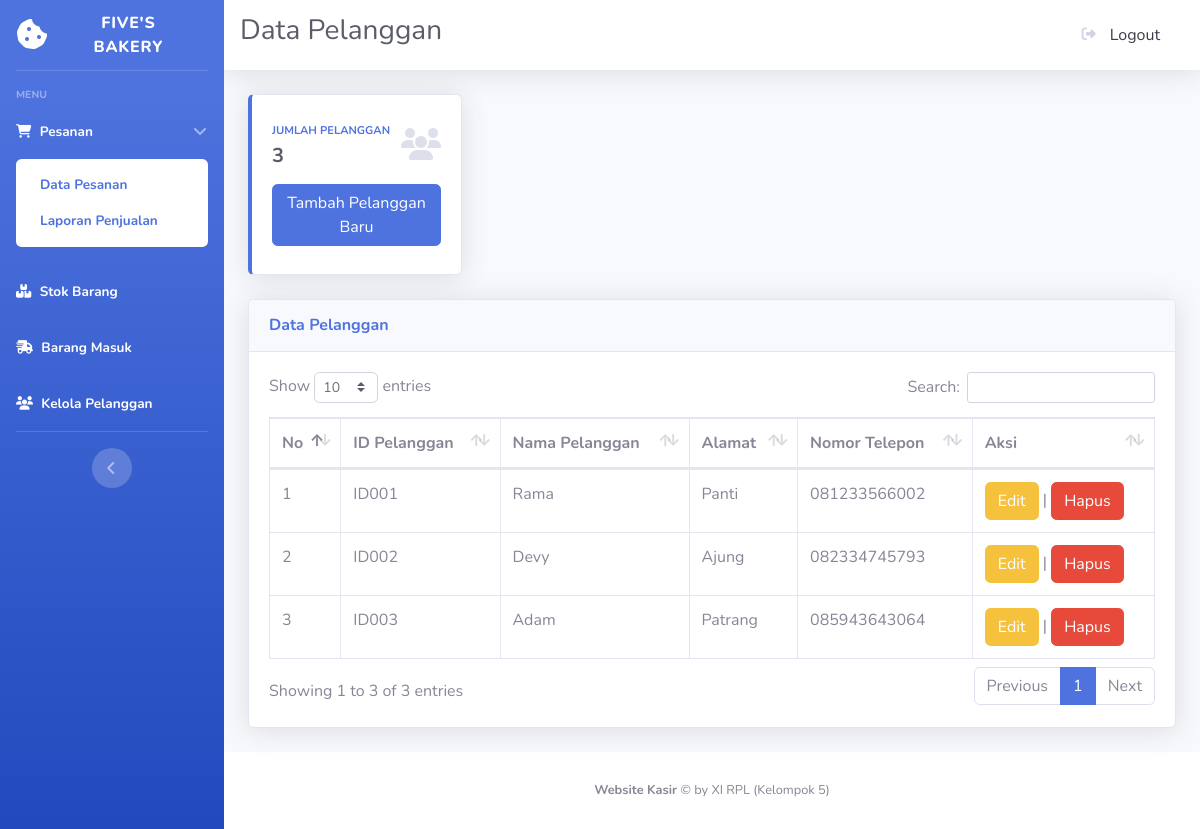
The page /pelanggan.php (signed in) on the database its author committed.
### tables this page shows
CREATE TABLE `pelanggan` (
  `idpelanggan` int(11) NOT NULL,
  `namapelanggan` varchar(255) NOT NULL,
  `alamatpelanggan` text NOT NULL,
  `notelppelanggan` varchar(15) NOT NULL
);

### pelanggan.php (the view, shortened to what this page needs)
<?php
    include "ceklogin.php";
    $hitungpelanggan1 = mysqli_query($koneksi, "SELECT * FROM pelanggan");
    $hitungpelanggan2 = mysqli_num_rows($hitungpelanggan1);
?>
<!DOCTYPE html>
<html lang="en">
<head>
    <link href="vendor/fontawesome-free/css/all.min.css" rel="stylesheet" type="text/css">
    <link rel="stylesheet" href="https://cdnjs.cloudflare.com/ajax/libs/font-awesome/6.5.2/css/all.min.css" />
    <link href="css/sb-admin-2.min.css" rel="stylesheet">
    <link href="vendor/datatables/dataTables.bootstrap4.min.css" rel="stylesheet">
</head>
<body id="page-top">
    <div id="wrapper">
        <ul class="navbar-nav bg-gradient-primary sidebar sidebar-dark accordion" id="accordionSidebar">
            <a class="sidebar-brand d-flex align-items-center justify-content-center" href="#">
                <div class="sidebar-brand-icon">
                    <i class="fa-solid fa-cookie-bite"></i>
                </div>
                <div class="sidebar-brand-text mx-3">Five's Bakery</div>
            </a>
            <hr class="sidebar-divider">
            <div class="sidebar-heading">
                Menu
            </div>
            <li class="nav-item active">
                <a class="nav-link" href="index.php" data-toggle="collapse" data-target="#collapseTwo" aria-expanded="true"
                    aria-controls="collapseTwo">
                    <i class="fa-solid fa-cart-shopping"></i>
                    <span>Pesanan</span>
                </a>
                <div id="collapseTwo" class="collapse show" aria-labelledby="headingTwo"
                    data-parent="#accordionSidebar">
                    <div class="bg-white py-2 collapse-inner rounded">
                        <a class="collapse-item active" href="index.php">Data Pesanan</a>
                        <a class="collapse-item active" href="laporan.php">Laporan Penjualan</a>
                    </div>
                </div>
            </li>
            <li class="nav-item active">
                <a class="nav-link" href="stok.php">
                    <i class="fa-solid fa-boxes-stacked"></i>
                    <span>Stok Barang</span></a>
            </li>
            <li class="nav-item active">
                <a class="nav-link" href="masuk.php">
                    <i class="fa-solid fa-truck-fast"></i>
                    <span>Barang Masuk</span></a>
            </li>
            <li class="nav-item active">
                <a class="nav-link" href="pelanggan.php">
                    <i class="fa-solid fa-users"></i>
                    <span>Kelola Pelanggan</span></a>
            </li>
            <hr class="sidebar-divider d-none d-md-block">
            <div class="text-center d-none d-md-inline">
                <button class="rounded-circle border-0" id="sidebarToggle"></button>
            </div>
        </ul>
        <div id="content-wrapper" class="d-flex flex-column">
            <div id="content">
                <nav class="navbar navbar-expand navbar-light bg-white topbar mb-4 static-top shadow">
                    <div>
                        <h1 class="h3 text-gray-800">Data Pelanggan</h1>
                    </div>
                    <ul class="navbar-nav ml-auto">
                        <a class="dropdown-item" href="#" data-toggle="modal" data-target="#logoutModal">
                            <i class="fas fa-sign-out-alt fa-sm fa-fw mr-2 text-gray-400"></i>
                            Logout
                        </a>
                    </ul>
                </nav>
                <div class="container-fluid">
                    <div class="row">
                        <div class="col-xl-3 col-md-6 mb-4">
                            <div class="card border-left-primary shadow h-100 py-2">
                                <div class="card-body">
                                    <div class="row no-gutters align-items-center">
                                        <div class="col mr-2">
                                            <div class="text-xs font-weight-bold text-primary text-uppercase mb-1">
                                                Jumlah Pelanggan</div>
                                            <div class="h5 mb-0 font-weight-bold text-gray-800">
                                                <?=$hitungpelanggan2;?></div>
                                        </div>
                                        <div class="col-auto">
                                            <i class="fa-solid fa-users fa-2x text-gray-300"></i>
                                        </div>
                                    </div>
                                    <button type="button" class="btn btn-primary mt-3" data-toggle="modal" data-target="#myModal">Tambah Pelanggan Baru
                                    </button>
                                </div>
                            </div>
                        </div>
                    </div>
                    <div class="card shadow mb-4">
                        <div class="card-header py-3">
                            <h6 class="m-0 font-weight-bold text-primary">Data Pelanggan</h6>
                        </div>
                        <div class="card-body">
                            <div class="table-responsive">
                                <table class="table table-bordered" id="dataTable" width="100%" cellspacing="0">
                                    <thead>
                                        <tr>
                                            <th>No</th>
                                            <th>ID Pelanggan</th>
                                            <th>Nama Pelanggan</th>
                                            <th>Alamat</th>
                                            <th>Nomor Telepon</th>
                                            <th>Aksi</th>
                                        </tr>
                                    </thead>
                                    <tbody>
                                        <?php
                                            $ambilpelanggan = mysqli_query($koneksi, "SELECT * FROM pelanggan");
                                            $i = 1;
                                            while($p=mysqli_fetch_array($ambilpelanggan)) {
                                                $idpelanggan = $p['idpelanggan'];
                                                $namapelanggan = $p['namapelanggan'];
                                                $alamatpelanggan = $p['alamatpelanggan'];
                                                $notelppelanggan = $p['notelppelanggan'];
                                            ?>
                                        <tr>
                                            <td><?=$i++;?></td>
                                            <td>ID<?=sprintf("%03d", $idpelanggan);?></td>
                                            <td><?=$namapelanggan;?></td>
                                            <td><?=$alamatpelanggan;?></td>
                                            <td><?=$notelppelanggan;?></td>
                                            <td>
                                                <button type="button" class="btn btn-warning" data-toggle="modal" data-target="#edit<?=$idpelanggan;?>">Edit
                                                </button> |
                                                <button type="button" class="btn btn-danger" data-toggle="modal" data-target="#hapus<?=$idpelanggan;?>">Hapus
                                                </button>
                                            </td>
                                        </tr>
                                    <?php
                                    };
                                    ?>
                                    </tbody>
                                </table>
                            </div>
                        </div>
                    </div>
                </div>
            </div>
            <footer class="sticky-footer bg-white">
                <div class="container my-auto">
                    <div class="copyright text-center my-auto">
                        <span><b>Website Kasir</b> &copy; by XI RPL (Kelompok 5)</span>
                    </div>
                </div>
            </footer>
        </div>
    </div>
</body>
</html>

### rows shown on the page
pelanggan: idpelanggan "001", namapelanggan "Rama", alamatpelanggan "Panti", notelppelanggan "081233566002"
pelanggan: idpelanggan "002", namapelanggan "Devy", alamatpelanggan "Ajung", notelppelanggan "082334745793"
pelanggan: idpelanggan "003", namapelanggan "Adam", alamatpelanggan "Patrang", notelppelanggan "085943643064"

### other values the page prints
$hitungpelanggan2 "3"
